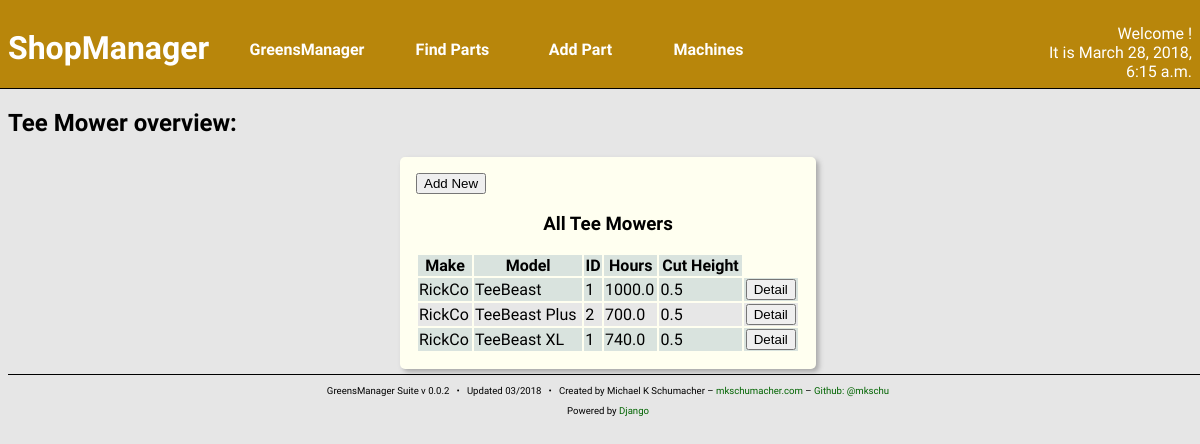
The app's page /shop/teemow/ with its own data.
### machines/models.py (models this page shows, shortened)
class Mower(Machine):
    cut_height = models.FloatField()

class TeeMower(Mower):
    """
    TeeMower class

    A subclass of Machine->Mower. Tracks machines typically used to
    mow tees.
    """

class Machine(models.Model):
    make = models.CharField(max_length=128)
    model = models.TextField(max_length=256)
    year = models.IntegerField()
    ident_number = models.CharField(max_length=16,
                                    blank = True,
                                    null = True)
    date_purchased = models.DateField()
    hours = models.FloatField()
    in_commission = models.BooleanField(default = True)
    fuel_type = models.ManyToManyField('parts.Fuel',
                                       blank = True,
                                       related_name = '+')
    oil_type = models.ManyToManyField('parts.Oil',
                                      blank = True,
                                      related_name = '+')
    oil_capacity = models.FloatField(blank = True, null = True)
    hyd_oil_type = models.ManyToManyField('parts.Oil',
                                          blank = True,
                                          related_name = '+')
    hyd_oil_capacity = models.FloatField(blank = True, null = True)
    oil_filter = models.ManyToManyField('parts.Filter',
                                        blank = True,
                                        related_name = '+')
    hyd_oil_filter = models.ManyToManyField('parts.Filter',
                                            blank = True,
                                            related_name = '+')
    fuel_filter = models.ManyToManyField('parts.Filter',
                                         blank = True,
                                         related_name = '+')
    created_at = models.DateTimeField(auto_now_add=True)
    updated_at = models.DateTimeField(auto_now=True)

class Mower(Machine):
    cut_height = models.FloatField()

### machines/views.py (the view)
def teemowIndex(request):
    mowers = TeeMower.objects.all()
    context = {
        'curr_time': curr_time(),
        'mowers': mowers,
    }
    return render(request, 'machines/teemow_index.html', context)

### machines/views.py (called while the page is built)
def curr_time():
    return now()

### machines/templates/machines/teemow_index.html
{% include "machines/shophead.html" %}
<h2>Tee Mower overview:</h2>
<section class="content-block content-block-full">
    <a href="{% url 'shop:teemow_new' %}">
        <button>Add New</button>
    </a>
    <h3>All Tee Mowers</h3>
    <table>
        <thead>
            <th>Make</th>
            <th>Model</th>
            <th>ID</th>
            <th>Hours</th>
            <th>Cut Height</th>
        </thead>
        {% for m in mowers %}
        <tr>
            <td>{{ m.make }}</td>
            <td>{{ m.model }}</td>
            <td>{{ m.ident_number }}</td>
            <td>{{ m.hours }}</td>
            <td>{{ m.cut_height }}</td>
            <td class="center-align">
                <a href="{% url 'shop:teemow_detail' pk=m.pk %}">
                    <button>Detail</button>
                </a>
            </td>
        </tr>
        {% endfor %}
    </table>
</section>
{% include "foot.html" %}

### greensManager/static/styles/main.css (style rules this page uses)
body { background: #e6e6e6; font-family: 'Quattrocento Sans', sans-serif; width: 100vw; overflow: auto; }
a { text-decoration: none; color: darkgreen; }
.content-block { width: 32%; float: left; border-radius: 5px; margin: 5px; padding: 2px; background: ivory; box-shadow: 3px 3px 5px darkgray; height: 37vh; overflow: hidden; }
.content-block h3 { text-align: center; }
.content-block table { width: 100%; }
.content-block tr:nth-child(odd) { background: #d9e3de; }
.content-block tr:nth-child(even) { background: #e7e7e7; }
.content-block-full { margin-left: auto; margin-right: auto; float: none; height: auto; overflow: auto; padding: 1em; }
.content-block-full table { margin: auto; }
.center-align { text-align: center; }

### records on screen
TeeMower: make "RickCo", model "TeeBeast", ident_number "1", hours "1000.0", cut_height "0.5"
TeeMower: make "RickCo", model "TeeBeast Plus", ident_number "2", hours "700.0", cut_height "0.5"
TeeMower: make "RickCo", model "TeeBeast XL", ident_number "1", hours "740.0", cut_height "0.5"

### other values on screen
{{ curr_time }} "March 28, 2018, 6:15 a.m."
